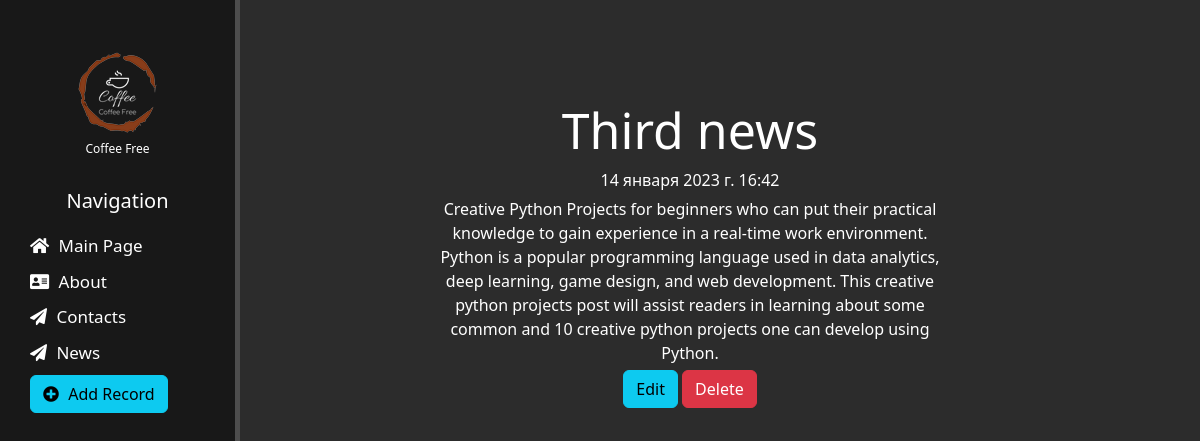
Screenshot of /news/3 with the database file from the repository.
### news/models.py (models this page shows, shortened)
class Articles(models.Model):
    title = models.CharField('Title', max_length=50)
    preview = models.CharField('Preview', max_length=250)
    full_text = models.TextField('Article')
    date = models.DateTimeField('Date')
    class Meta:
        verbose_name = 'Article'
        verbose_name_plural = 'Articles'

### news/views.py (the view)
# urls.py: path('<int:pk>', views.NewsDetailView.as_view(), name='news-detail'),
class NewsDetailView(DetailView):
    model = Articles
    template_name = 'news/detail_view.html'
    context_object_name = 'article'

### templates/news/detail_view.html (shortened to what this page needs)
{% extends 'main/layout.html' %}
{% block content %}
<div class="features">
    <h1>{{ article.title }}</h1>
    <p>{{ article.date }}</p>
    <p>{{ article.full_text }}</p>
    <a href="{% url 'news-update' article.id %}" class="btn btn-info">Edit</a>
    <a href="{% url 'news-delete' article.id %}" class="btn btn-danger">Delete</a>
</div>
{% endblock content %}

### static/main/css/main.css (style rules this page uses)
body { background: #2c2c2c; }
main .features { float: left; color: #fff; margin-top: 100px; text-align: center; width: 75%; }
main .features h1 { font-size: 50px; }
main .features p { max-width: 500px; margin: 5px auto; }

### rows the page displays
Articles: title "Third news", date "14 января 2023 г. 16:42", full_text "Creative Python Projects for beginners who can put their practical knowledge to gain experience in a real-time work environment. Python is a popular programming language used in data analytics, deep learning, game design, and web development. This creative python projects post will assist readers in learning about some common and 10 creative python projects one can develop using Python."
